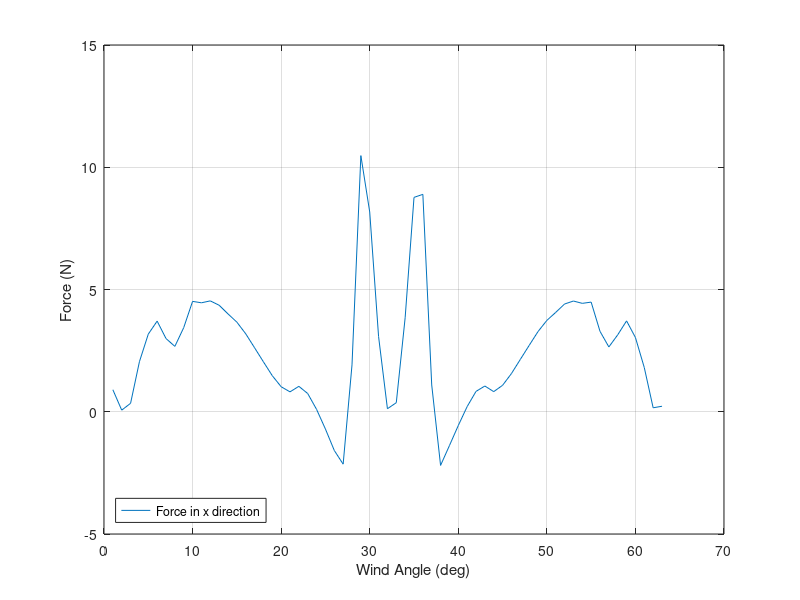

MATLAB code to generate this figure: (Note: this script raises an error after producing the figure.)
%clc; close all; clear all;
alfa = -pi:0.1:pi;

% alfa,cl,cd cm
clcdcm = [0   0     0.0026    0
1.0000    0.0996    0.0039    0
2.0000    0.2010    0.0052    0
3.0000    0.3039    0.0066    0
4.0000    0.4083    0.0080    0
5.0000    0.5141    0.0094    0
6.0000    0.6252    0.0109    0.0000
7.0000    0.7371    0.0123    0.0100
8.0000    0.8397    0.0138    0.0150
9.0000    0.9320    0.0154    0.0150
10.0000    1.0188    0.0174    0.0300
11.0000    1.1045    0.0197    0.0320
12.0000    1.1827    0.0221    0.0330
13.0000    1.2499    0.0248    0.0350
14.0000    1.2946    0.0282    0.0400
15.0000    1.3045    0.0322    0.0500
16.0000    1.3101    0.0373    0.0200
17.0000    1.3118    0.0435    0.0150
18.0000    1.3119    0.0513    0.0100
19.0000    1.3119    0.0680    0.0050
20.0000    1.3119    0.1000         0
21.0000    1.2969    0.2256   -0.0250
22.0000    1.2647    0.3135   -0.0500
23.0000    1.2130    0.3613   -0.0533
24.0000    1.1530    0.3988   -0.0567
25.0000    1.0971    0.4292   -0.0600
26.0000    1.0394    0.4555   -0.0760
27.0000    0.9732    0.4812   -0.0920
28.0000    0.9151    0.5092   -0.1080
29.0000    0.8795    0.5425   -0.1240
30.0000    0.8699    0.5777   -0.1400
35.0000    0.9667    0.7549   -0.1500
40.0000    1.0380    0.9162   -0.1600
45.0000    1.0503    1.0657   -0.1600
50.0000    1.0267    1.2064   -0.2600
55.0000    0.9744    1.3410   -0.0500
60.0000    0.8908    1.4705   -0.2700
65.0000    0.7665    1.5773   -0.1500
70.0000    0.6417    1.6660   -0.4000
75.0000    0.5126    1.7387   -0.3000
80.0000    0.3763    1.7814   -0.2000
85.0000    0.2367    1.7998   -0.4000
90.0000    0.0961    1.8043   -0.4500
95.0000   -0.0431    1.7906   -0.4200
100.0000   -0.1820    1.7642   -0.4500
105.0000   -0.3167    1.7114   -0.4500
110.0000   -0.4421    1.6471   -0.2000
115.0000   -0.5591    1.5679   -0.4000
120.0000   -0.6714    1.4745   -0.5500
125.0000   -0.7695    1.3653   -0.5000
130.0000   -0.8413    1.2408   -0.5000
135.0000   -0.9382    1.0995   -0.5400
140.0000   -0.9777    0.9406   -0.4700
145.0000   -0.9165    0.7655   -0.4000
150.0000   -0.7731    0.5921   -0.4000
155.0000   -0.6644    0.4428   -0.3200
160.0000   -0.6400    0.3323   -0.3000
165.0000   -0.6805    0.2363   -0.3500
170.0000   -0.8460    0.1533   -0.4200
175.0000   -0.6705    0.0648   -0.3000
180.0000         0    0.0311         0];

tmp = interp1(clcdcm(:,1),clcdcm(:,2:4),abs(rad2deg(alfa)),'pchip');
cl = tmp(:,1).*sign(alfa)';
cd = tmp(:,2);
cm = tmp(:,3);

rho = 1.225; % kg/m^3
v = 5; % m/s

h1 = 1333.33/1000; %[m] höjd för del 1
c1 = (878.25+807.29)/2000; %[m]Korda för del 1
h2 = 666.67/1000; %[m] höjd för del 2
c2 = (757.11+640.50)/2000; %[m] Korda för del 2
h3 = 666.67/1000; %[m] höjd för del 3
c3 = (586.67+319.8)/2000; %[m] Korda för del 3

%Lift - minus för att få rätt riktning
L1 = -1/2*rho*v^2*c1*h1*cl;
L2 = -1/2*rho*v^2*c2*h2*cl;
L3 = -1/2*rho*v^2*c3*h3*cl;
L = L1 + L2 + L3; %minus för att få rätt riktning

%Drag - minus för att få rätt riktning
D1 = -1/2*rho*v^2*c1*h1*cd;
D2 = -1/2*rho*v^2*c2*h2*cd;
D3 = -1/2*rho*v^2*c3*h3*cd;
D = D1 + D2 + D3;

Fx = D.*cos(alfa') - L.*sin(alfa');
Fy = D.*sin(alfa') + L.*cos(alfa');
R = sqrt(D.^2 + L.^2);

%%

figure(1);
plot(Fx)
xlabel('Wind Angle (deg)')
ylabel('Force (N)')
legend({'Force in x direction'},'Location','Southwest')
grid on;
zoom on;

figure(2);
plot(out.Force)
xlabel('Time (s)')
ylabel('Force (N)')
legend({'Force in x direction'},'Location','Southwest')
grid on;
zoom on;

figure(3);
plot(out.s_ang)
xlabel('Time (s)')
ylabel('Wind Angle (rad)')
grid on;
zoom on;